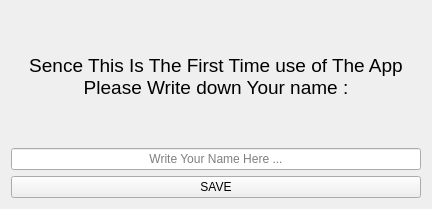
<?xml version="1.0" encoding="UTF-8"?>
<ui version="4.0">
 <class>Form</class>
 <widget class="QWidget" name="Form">
  <property name="geometry">
   <rect>
    <x>0</x>
    <y>0</y>
    <width>432</width>
    <height>209</height>
   </rect>
  </property>
  <property name="windowTitle">
   <string>Form</string>
  </property>
  <layout class="QVBoxLayout" name="verticalLayout_2">
   <item>
    <layout class="QVBoxLayout" name="verticalLayout">
     <item>
      <widget class="QLabel" name="label">
       <property name="font">
        <font>
         <pointsize>14</pointsize>
        </font>
       </property>
       <property name="text">
        <string>Sence This Is The First Time use of The App Please Write down Your name :</string>
       </property>
       <property name="alignment">
        <set>Qt::AlignCenter</set>
       </property>
       <property name="wordWrap">
        <bool>true</bool>
       </property>
      </widget>
     </item>
     <item>
      <widget class="QLineEdit" name="name">
       <property name="alignment">
        <set>Qt::AlignCenter</set>
       </property>
       <property name="placeholderText">
        <string>Write Your Name Here ...</string>
       </property>
      </widget>
     </item>
     <item>
      <widget class="QPushButton" name="save">
       <property name="text">
        <string>SAVE</string>
       </property>
      </widget>
     </item>
    </layout>
   </item>
  </layout>
 </widget>
 <resources/>
 <connections/>
</ui>
